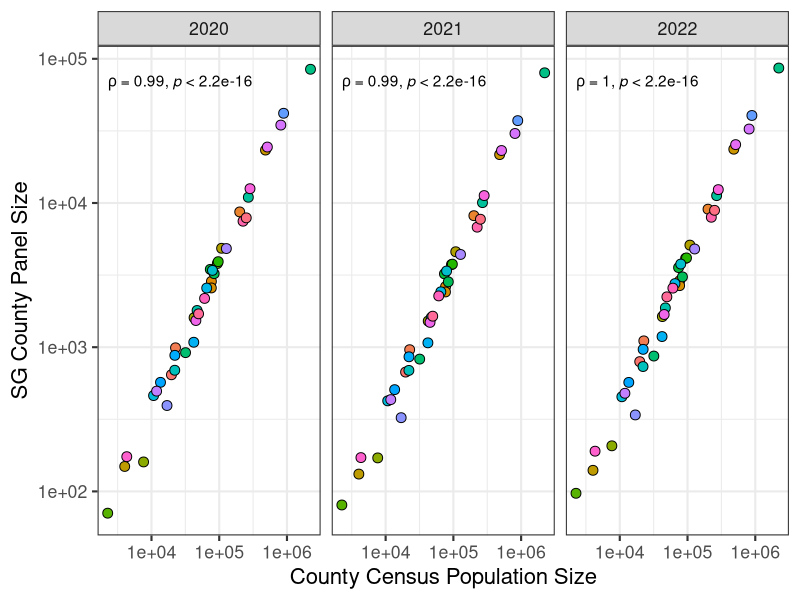
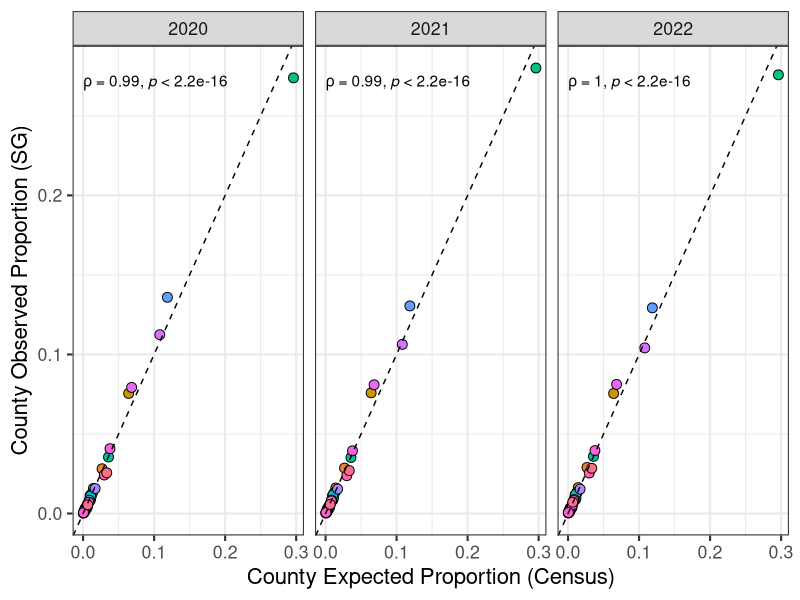
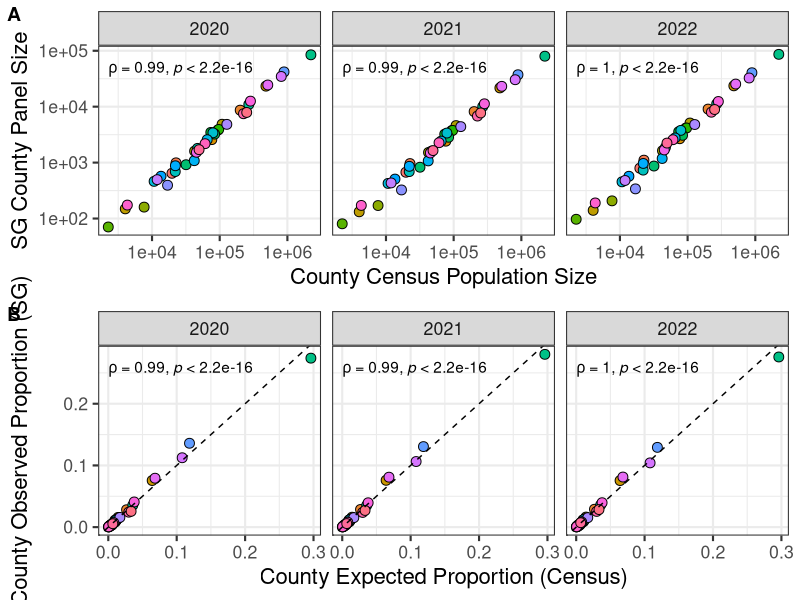
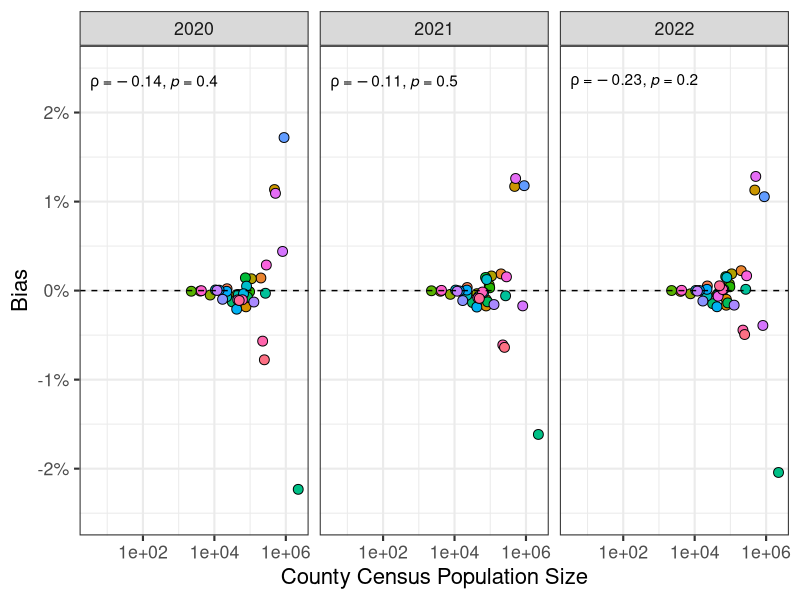
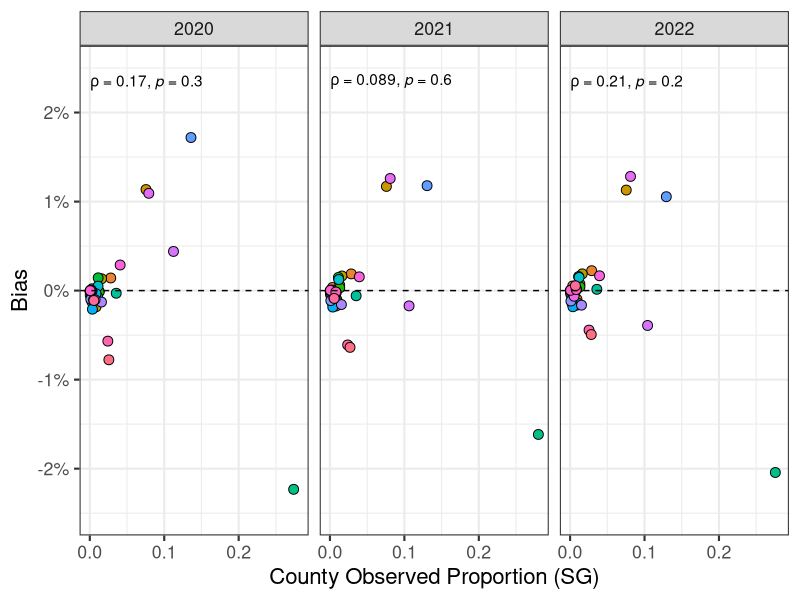
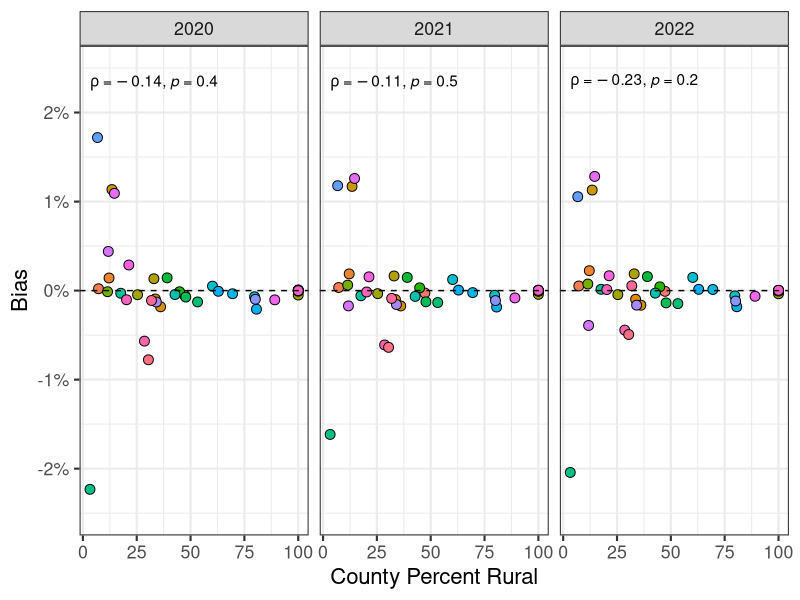
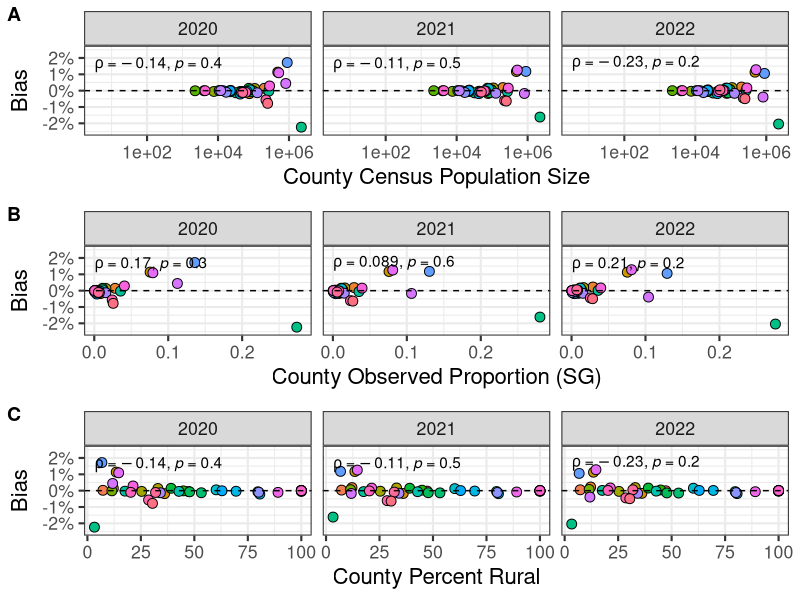

Write the R code that produced these figures, in order.
########################################################################################################
## Exploring county-level bias in SafeGraph data for Washington state, 2020 - 2022
########################################################################################################
# sessionInfo()
# R version 4.4.0 (2024-04-24)
# Platform: x86_64-apple-darwin20
# Running under: macOS Sonoma 14.5

library(readr)
library(dplyr)
library(ggplot2)
library(cowplot)
library(ggpubr)

########################################################################################################
## Load dataset
########################################################################################################
# County-level bias in SafeGraph dataset for WA state, plus county-specific U.S. Census metadata, 2020 - 2022

county_visits_and_pop <- read_csv("wa_county_safegraph_panel_vs_pop_size_2020_2022.csv",
  col_types = c("n", "c", "c", "c", "n", "n", "n", "n", "n", "n", "n", "n")
)

head(county_visits_and_pop)

## Key
# year: calendar year (2020, 2021, or 2022)
# county: county name
# fips: 5-digit FIPS code
# county_fips: county 3-digit FIPS code
# POPESTIMATE2020: county population size (2020 U.S. Census)
# POPPCT_RUR: percentage of county populations living in rural areas (2020 U.S. Census)
# prop_state: proportion of WA state population residing in each county (POPESTIMATE2020/sum(POPESTIMATE2020))
# mean_weekly_total: weekly number of devices tracked by SG in each county, averaged by calendar year (pre-calculated)
# prop_county: # devices tracked by SG in each county divided by county census population size (mean_weekly_total/POPESTIMATE2020)
# prop_SG: # devices tracked by SG in each county divided by # devices tracked in WA state (mean_weekly_total/sum(mean_weekly_total))
# bias: prop_SG - prop_state ("observed proportion" minus "expected proportion")

## Range for proportion of county population captured by SafeGraph panel
county_visits_and_pop %>%
  pull(prop_county) %>%
  range() %>%
  round(digits = 3)
# 0.019 0.049

########################################################################################################
## Figure S28. Comparisons between county census population sizes and SafeGraph panel sizes.
########################################################################################################

## A. County-level census population size vs SG panel size

a <- ggplot(county_visits_and_pop) +
  geom_point(aes(x = POPESTIMATE2020, y = mean_weekly_total, fill = as.factor(fips)), pch = 21, size = 3) +
  scale_y_continuous(transform = "log10") +
  scale_x_continuous(transform = "log10") +
  facet_wrap(~year) +
  theme_bw(base_size = 16) +
  xlab("County Census Population Size") +
  ylab("SG County Panel Size") +
  stat_cor(method = "spearman", cor.coef.name = "rho", p.digits = 1, aes(x = POPESTIMATE2020, y = mean_weekly_total)) +
  theme(legend.position = "none")
a

## B. County-level "Expected Proportion" vs "Observed Proportion"
## Expected proportion: Census county population size/Census state population size
## Observed proportion: SG county panel size/SG state panel size

b <- ggplot(county_visits_and_pop) +
  geom_point(aes(x = prop_state, y = prop_SG, fill = as.factor(fips)), pch = 21, size = 3) +
  geom_abline(slope = 1, intercept = 0, color = "black", linetype = "dashed") + # 1-to-1 line
  facet_wrap(~year) +
  theme_bw(base_size = 16) +
  xlab("County Expected Proportion (Census)") +
  ylab("County Observed Proportion (SG)") +
  stat_cor(method = "spearman", cor.coef.name = "rho", p.digits = 1, aes(x = prop_state / 100, y = prop_SG / 100)) +
  theme(legend.position = "none")
b

comb <- plot_grid(a, b, nrow = 2, align = "hv", labels = "AUTO")
comb

## Figure S28
# save_plot(comb,filename="county_census_pop_size_vs_SG_panel_size_WA_state.png",base_width = 12, base_height = 8)
save_plot(comb, filename = "county_census_pop_size_vs_SG_panel_size_WA_state.pdf", base_width = 12, base_height = 8)

########################################################################################################
## Explore annual estimates of bias in SafeGraph panel across WA counties
########################################################################################################
## Reference: "Quantifying Sampling Bias in SafeGraph Patterns" tutorial
## Link: https://colab.research.google.com/drive/1u15afRytJMsizySFqA2EPlXSh3KTmNTQ#sandboxMode=true&scrollTo=xsNNli6GTN6s

## We calculate county-level bias as:
## The proportion of SafeGraph's panel of devices in WA state residing in a particular county minus
## the proportion of WA state's population residing in that county based on 2020 U.S. Census data.
## bias = (SG county panel size/SG state panel size) - (Census county pop size/Census state pop size)

county_visits_and_pop %>%
  filter(year == 2020) %>%
  arrange(-bias) %>%
  print(n = 40)

county_visits_and_pop %>%
  filter(year == 2021) %>%
  arrange(-bias) %>%
  print(n = 40)

county_visits_and_pop %>%
  filter(year == 2022) %>%
  arrange(-bias) %>%
  print(n = 40)

### SG bias across all years, 2020 - 2022
county_visits_and_pop %>%
  pull(bias) %>%
  range() %>%
  round(digits = 3)
# -2.232  1.719

### SG bias for 3 counties that are the largest positive outliers (i.e., overrepresented in SG dataset)
county_visits_and_pop %>%
  filter(county %in% c("Clark County", "Pierce County", "Spokane County")) %>%
  pull(bias) %>%
  range() %>%
  round(digits = 3)
# 1.055 1.719

## SG bias for King County (largest negative outlier; i.e., underrepresented in SG dataset)
county_visits_and_pop %>%
  filter(county %in% c("King County")) %>%
  pull(bias) %>%
  range() %>%
  round(digits = 3)
# -2.232 -1.616

########################################################################################################
## Figure S29. County-level bias of SafeGraph data in Washington state vs.
## A. County census population size
## B. SafeGraph panel sizes in individual counties relative to WA state (“county observed proportion”)
## C. census urban-rural classification ("county percent rural")
########################################################################################################

# A. County census population size vs SG bias
a <- ggplot(county_visits_and_pop) +
  geom_point(aes(x = POPESTIMATE2020, y = bias, fill = as.factor(fips)), pch = 21, size = 3) +
  scale_x_continuous(transform = "log10") +
  geom_hline(yintercept = 0, lty = "dashed") +
  facet_wrap(~year) +
  theme_bw(base_size = 16) +
  xlab("County Census Population Size") +
  ylab("Bias") +
  stat_cor(method = "spearman", cor.coef.name = "rho", p.digits = 1, aes(x = POPPCT_RUR, y = bias)) +
  scale_y_continuous(labels = function(x) paste0(x, "%"), limits = c(-2.5, 2.5)) +
  theme(legend.position = "none")
a

# B. County SG "observed proportion" (SG county panel size/SG state panel size) vs SG bias
b <- ggplot(county_visits_and_pop) +
  geom_point(aes(x = prop_SG, y = bias, fill = as.factor(fips)), pch = 21, size = 3) +
  geom_hline(yintercept = 0, lty = "dashed") +
  facet_wrap(~year) +
  theme_bw(base_size = 16) +
  xlab("County Observed Proportion (SG)") +
  ylab("Bias") +
  stat_cor(method = "spearman", cor.coef.name = "rho", p.digits = 1, aes(x = prop_SG, y = bias)) +
  scale_y_continuous(labels = function(x) paste0(x, "%"), limits = c(-2.5, 2.5)) +
  theme(legend.position = "none")
b

# C. County percent rural vs SG bias
c <- ggplot(county_visits_and_pop) +
  geom_point(aes(x = POPPCT_RUR, y = bias, fill = as.factor(fips)), pch = 21, size = 3) +
  geom_hline(yintercept = 0, lty = "dashed") +
  facet_wrap(~year) +
  theme_bw(base_size = 16) +
  xlab("County Percent Rural") +
  ylab("Bias") +
  stat_cor(method = "spearman", cor.coef.name = "rho", p.digits = 1, aes(x = POPPCT_RUR, y = bias)) +
  scale_y_continuous(labels = function(x) paste0(x, "%"), limits = c(-2.5, 2.5)) +
  theme(legend.position = "none")
c

comb <- plot_grid(a, b, c, align = "hv", labels = "AUTO", nrow = 3)
comb

## Figure S29
# save_plot(comb,filename="county_bias_WA_state.png",base_width = 12, base_height = 12)
save_plot(comb, filename = "county_bias_WA_state.pdf", base_width = 12, base_height = 12)
